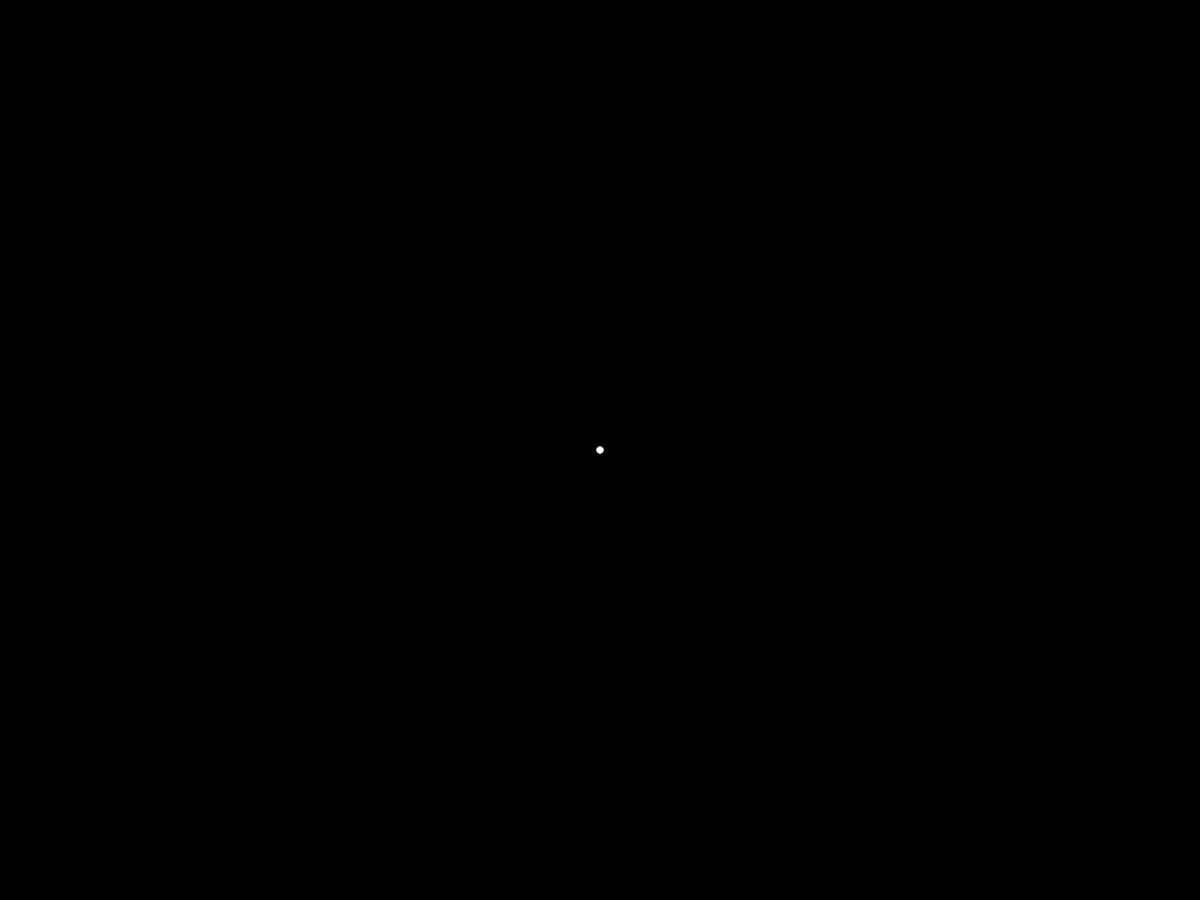
Frame 1 (no input)
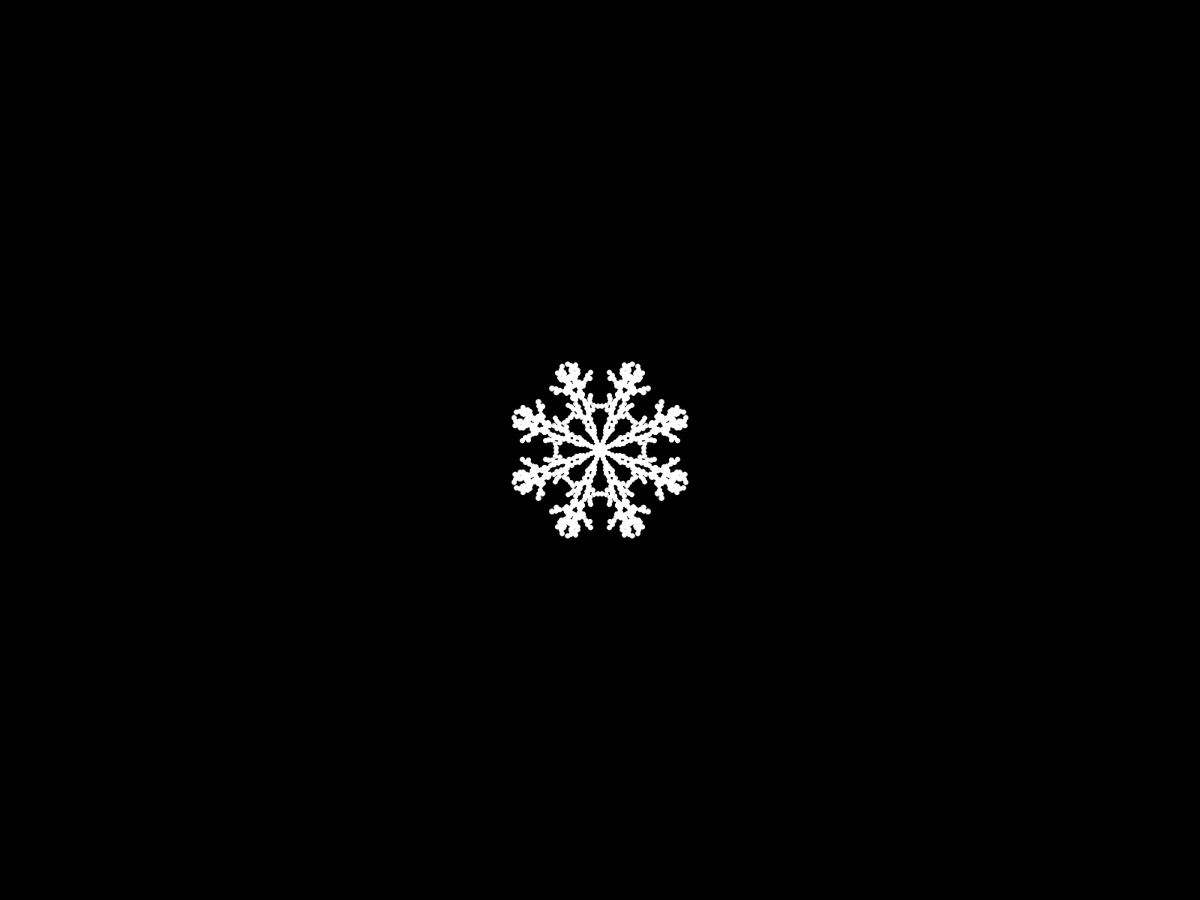
Frame 60 (the mouse pressed at the canvas centre just before this capture)
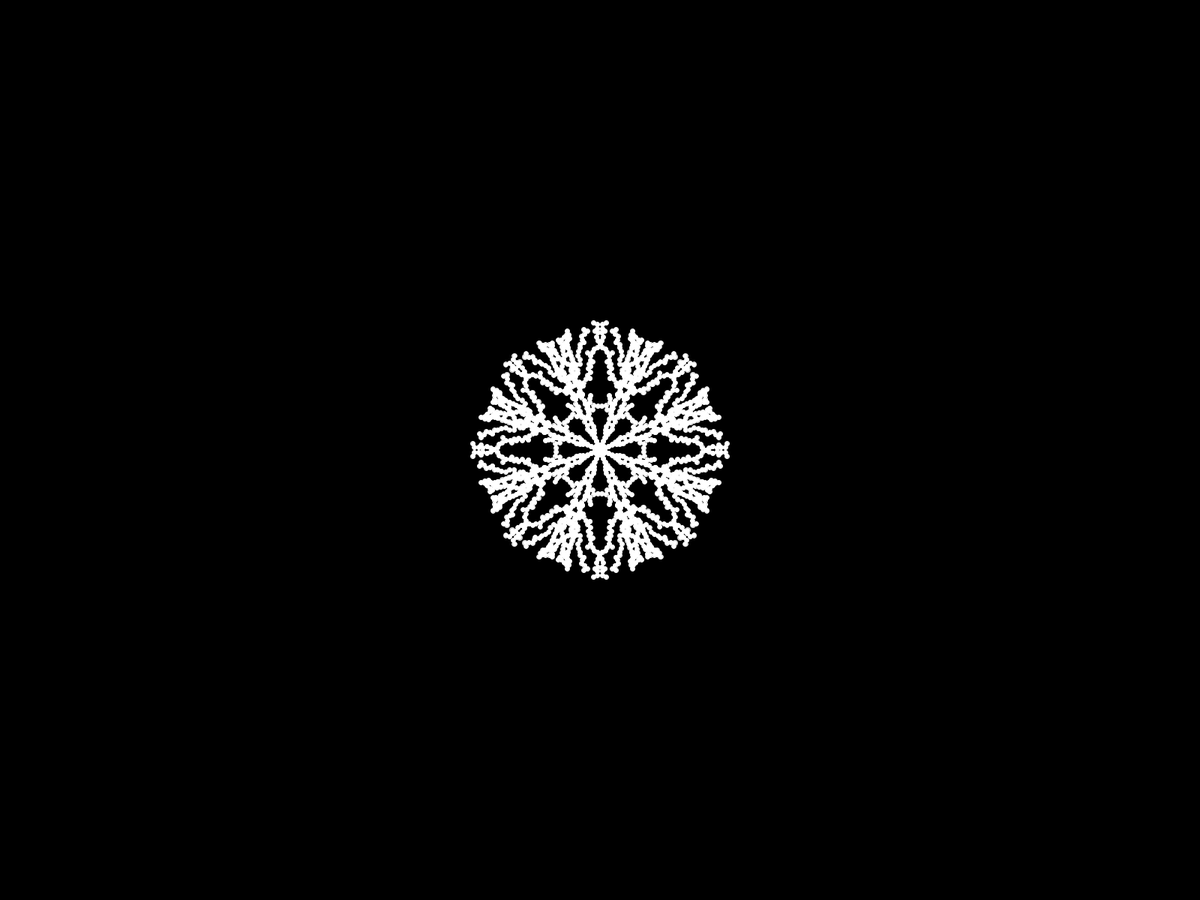
Frame 120 (the mouse held since frame 60 and released just before this capture)

The Processing sketch that drew these frames (run headless with seeded random() and noise(); from frame 60 on, the mouse is pressed at the canvas centre):

// Processing sketch: snowflake
// ── snowflake.pde
Particle current;
ArrayList<Particle> snowflake;

boolean done = false;

void setup() {
  //size(600, 600);
  fullScreen();
  current = new Particle(height/2, random(10));
  //frameRate(15);
  snowflake = new ArrayList<Particle>();
}

void draw() {
  translate(width/2, height/2);
  background(0);

  while (!current.finished() && !current.intersects(snowflake)) {
    current.update();
  }
  if(current.pos.x >= height/2-2) {
    done = true;
  }
  snowflake.add(current);
  current = new Particle(height/2, 0);
  //rotate(PI/8);
  
  
  for (int i=0; i < 8; i++) {
    rotate(PI/4);
    //current.show();
    for (Particle p : snowflake) {
      p.show();
    }

    pushMatrix();
    scale(1, -1);
    //current.show();
    for (Particle p : snowflake) {
      p.show();
    }
    popMatrix();
  }
  if (done) {
    snowflake = new ArrayList<Particle>();
    println("DONE");
    done = false;
  }
}

// ── Particle.pde
class Particle {

  PVector pos;
  float r;

  Particle(float x, float y) {
    pos = new PVector(x, y);
    r = 3;
  }

  void update() {
    pos.x -= 1;
    pos.y += random(-4, 4);
    
    float angle = pos.heading();
    angle = constrain(angle, 0, PI/6);
    float magnitude = pos.mag();
    pos = PVector.fromAngle(angle);
    pos.setMag(magnitude);
  }

  void show() {
    stroke(255);
    fill(255);
    ellipse(pos.x, pos.y, r*2, r*2);
  }

  boolean finished() {
    return (pos.x < 1);
  }

  boolean intersects(ArrayList<Particle> others) {
    boolean result = false;
    for (Particle other : others) {
      float d = dist(other.pos.x, other.pos.y, pos.x, pos.y);
      if (d < r*2) {
        result = true;
        break;
      }
    }
    return result;
  }
}
